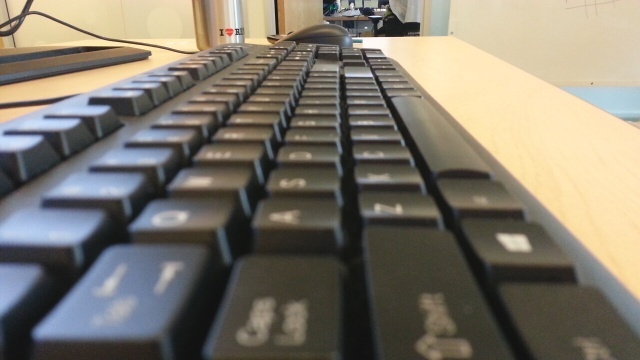
#> input picture results/keyboard_homography/align/align_00000.jpg, 640 x 360 px, given in place of _onlyalign_00000.jpg, which was not available
$ python depth_refinement.py ../results/keyboard_homography/align   (older library calls are emulated)
#> lines starting #> are read from the running program, lines starting #| are printed output that depends on the picture; pictures that were not available may be replaced by others from this repository, and a replacement may not be noted
### src/utils.py
import os
import cv2
import numpy as np

# General
WEIGHTS = np.array(
        [[0, 0, 1, 2, 1, 0, 0],
        [0, 1, 2, 3, 2, 1, 0],
        [1, 2, 3, 4, 3, 2, 1],
        [2, 3, 4, 5, 4, 3, 2],
        [1, 2, 3, 4, 3, 2, 1],
        [0, 1, 2, 3, 2, 1, 0],
        [0, 0, 1, 2, 1, 0, 0]])

def convert_to_grayscale(img):
    imGray = cv2.cvtColor(img, cv2.COLOR_BGR2GRAY)
    return imGray

def read_image(image_path):
    img = cv2.imread(image_path, cv2.IMREAD_COLOR)
    return img

def read_flow(flow_path):
    flow = np.load(flow_path)
    return flow

# [23 lines left out: functions save_image, save_heatmap, find_all_files, not called in this run]

def read_images_from_path(img_path):
    img_list = []

    for root, dirs, files in os.walk(img_path):
        for i, file in enumerate(sorted(files)):
            if file.endswith('.jpg') or file.endswith('.png'):
                img_list.append(read_image(root + file))

    return img_list

def normalize(x):
    max_, min_ = np.max(x), np.min(x)
    normalized = (x - min_) /(max_ - min_)
    return normalized

### src/depth_refinement.py
from gco import cut_grid_graph_simple as cut_simple
from utils import *

import argparse
import cv2
import numpy as np

def graph_cut(img_list, gaussian_size, unary_scale, pair_scale, n_iter):
    imGray_list = []
    for img in img_list:
        imGray_list.append(convert_to_grayscale(img))

    n = len(imGray_list)
    unary_cost = []
    ii, jj = np.meshgrid(range(n), range(n))
    pairwise_cost = np.abs(ii - jj) * pair_scale

    for imGray in imGray_list:
        gray_img = imGray.astype(np.float32) / 255.
        grad = np.exp(-(cv2.Sobel(gray_img, cv2.CV_32F, 1, 1)**2))
        unary_cost.append(cv2.GaussianBlur(grad, (gaussian_size, gaussian_size), 0) * unary_scale)

    unary_cost = normalize(np.stack(unary_cost, axis=-1)) * unary_scale
    graph_img = cut_simple(unary_cost.astype(np.int32), pairwise_cost.astype(np.int32), n_iter)

    height, width = unary_cost.shape[0], unary_cost.shape[1]
    graph_img = graph_img.reshape(height, width)
    graph_img = graph_img / float(n) * 255

    return graph_img

def weighted_median_filter(img):
    wmf_img = np.zeros_like(img)

    height, width = img.shape
    kernel_size = len(WEIGHTS)
    MARGIN = int(kernel_size/2)
    medIdx = int((np.sum(WEIGHTS) - 1) / 2)

    for i in range(MARGIN, height-MARGIN):
        for j in range(MARGIN, width-MARGIN):
            neighbors = []
            for k in range(-MARGIN, MARGIN+1):
                for l in range(-MARGIN, MARGIN+1):
                    a = img.item(i+k, j+l)
                    w = WEIGHTS[k+MARGIN, l+MARGIN]
                    for _ in range(w):
                        neighbors.append(a)
            neighbors.sort()
            median = neighbors[medIdx]
            wmf_img.itemset((i,j), median)

    return wmf_img

def main(base_path):
#> called with base_path = '../results/keyboard_homography/align'
    img_path = base_path + "align/"
    graph_save_path = base_path + "graph_cut/"
    wmf_save_path = base_path + "wmf/"
    save_as = "output.jpg"

    img_list = read_images_from_path(img_path)
#> in read_image, img is the input picture: shape (360, 640, 3); mean B, G, R 108, 120.3, 126.8
#> img_list = 1 item

    print("Obtaining graph-cut depth-map ... It'll take a while ...")
    graph_img = graph_cut(img_list, gaussian_size=9, unary_scale=2**22, pair_scale=2**12, n_iter=5)
#> the loop in graph_cut, `for img in img_list:` made 1 pass
#> pass 1, in convert_to_grayscale, `imGray = cv2.cvtColor(img, cv2.COLOR_BGR2GRAY)`:
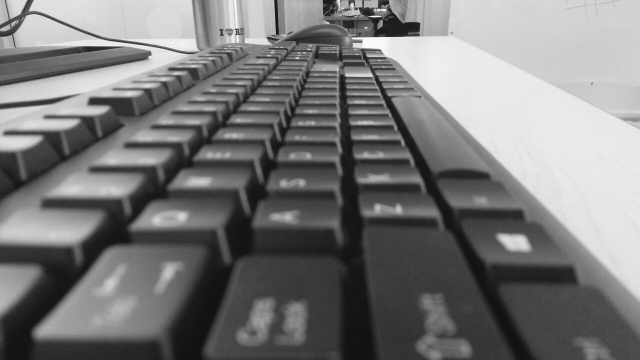
#> imGray: shape (360, 640); min 16, max 254, mean 120.9
#> in graph_cut, `n = len(imGray_list)`: n = 1
#> the loop in graph_cut, `for imGray in imGray_list:` made 1 pass
#> pass 1, in graph_cut, `grad = np.exp(-(cv2.Sobel(gray_img, cv2.CV_32F, 1, 1)**2))`:
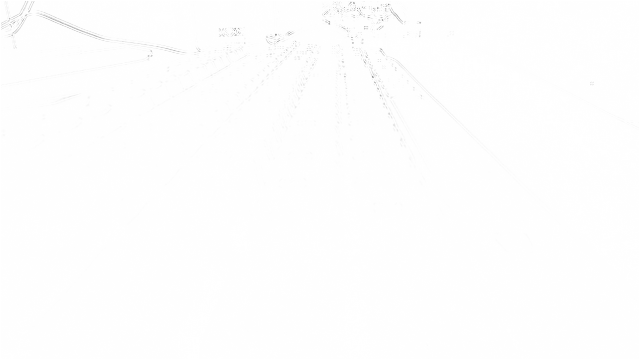
#> grad: shape (360, 640) float32; min 0.577, max 1, mean 0.998
#> after the loop in graph_cut, `for imGray in imGray_list:`: unary_cost = 1 item
#> in normalize, `max_, min_ = np.max(x), np.min(x)`: max_ = 4194301.5; min_ = 3749949.2
#> in normalize, `normalized = (x - min_) /(max_ - min_)`:
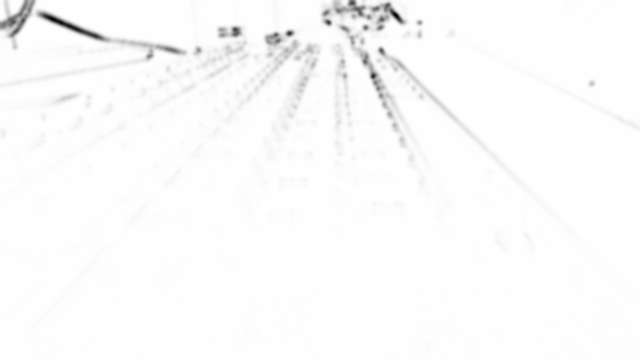
#> normalized: shape (360, 640, 1) float64; min 0, max 1, mean 0.986
    print("Saving graph-cut depth-map : ", graph_save_path)
    save_image(graph_save_path, save_as, graph_img)

    print("Obtaining weighted median filtered depth-map ...")
    wmf_img = weighted_median_filter(graph_img)
    print("Saving weighted-median-filtered depth map : ", wmf_save_path)
    save_image(wmf_save_path, save_as, wmf_img)

if __name__ == '__main__':
    parser = argparse.ArgumentParser(description="Depth Refinement")
    parser.add_argument('base_path',
                        default="../dataset/save/07/",
                        help="Base directory")
    args = parser.parse_args()

    base_path = args.base_path

    main(base_path)
#> (the call stopped at in graph_cut, `graph_img = cut_simple(unary_cost.astype(np.int32), pairwise_cost.asty..`: gco is not available in this run)
